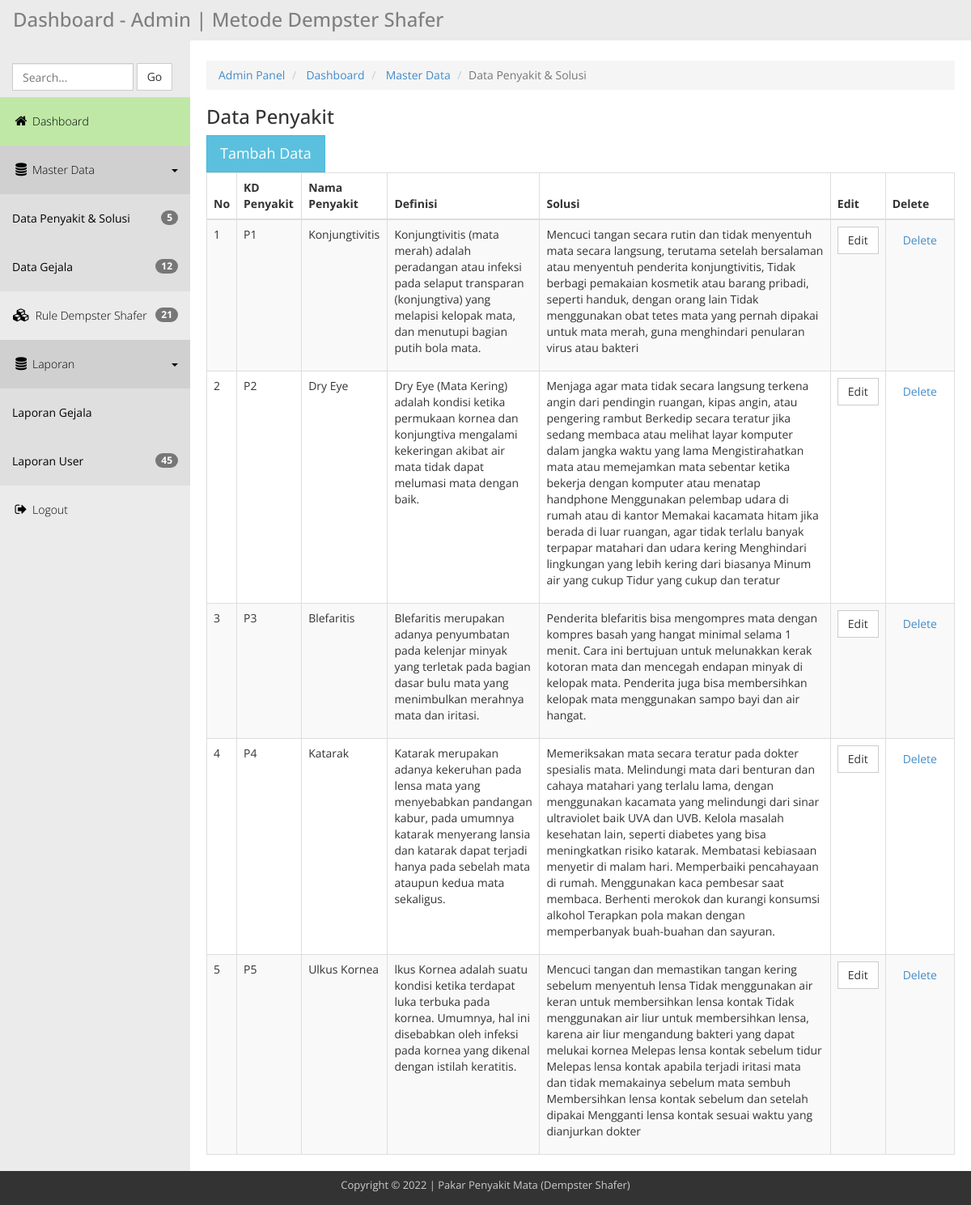
The page /admin-ds/penyakit.php on the database its author committed.
### tables this page shows
CREATE TABLE `tb_penyakit` (
  `id` int(11) NOT NULL,
  `kdpenyakit` varchar(3) DEFAULT NULL,
  `nama_penyakit` varchar(100) DEFAULT NULL,
  `definisi` text DEFAULT NULL,
  `solusi` text NOT NULL
);

### admin-ds/penyakit.php (the view, shortened to what this page needs)
<?php include"header.php"; ?>
        <div class="templatemo-content-wrapper">
            <div class="templatemo-content">
                <ol class="breadcrumb">
                    <li>
                        <a href="index.php">Admin Panel</a>
                    </li>
                    <li>
                        <a href="#">Dashboard</a>
                    </li>
                    <li>
                        <a href="#">Master Data</a>
                    </li>
                    <li class="active">Data Penyakit & Solusi</li>
                </ol>
                <h1>Data Penyakit</h1>
                <button
                    type="button"
                    class="btn btn-info btn-lg"
                    data-toggle="modal"
                    data-target="#myModal">Tambah Data</button>
                <div class="row">
                    <div class="col-md-12">
                        <div class="table-responsive">
                            <table class="table table-striped table-hover table-bordered">
                                <thead>
                                    <tr>
                                        <th>No</th>
                                        <th>KD Penyakit</th>
                                        <th>Nama Penyakit</th>
                                        <th>Definisi</th>
                                        <th>Solusi</th>
                                        <th>Edit</th>
                                        <th>Delete<input type="hidden" id="texthapus"></th>
                                    </tr>
                                </thead>
                                <tbody>
                                    <?php
	include "koneksi.php";
	$sql = "SELECT * FROM tb_penyakit  ORDER BY kdpenyakit";
	$qry = mysqli_query($koneksi,$sql) or die ("SQL Error".mysqli_error($koneksi));
	$no=0;
	while ($data = mysqli_fetch_array ($qry)) {
	$no++;
   ?>
                                    <tr>
                                        <td><?php echo $no;?></td>
                                        <td><?php echo $data['kdpenyakit'];?></td>
                                        <td><?php echo $data['nama_penyakit'];?></td>
                                        <td>
                                            <p class="text">
                                                <?php
	$str=$data['definisi'];
	echo $str;
	?>
                                            </p>
                                        </td>
                                        <td>
                                            <p class="text">
                                                <?php
	$str=$data['solusi'];
	echo $str;
	?>
                                            </p>
                                        </td>
                                        <td>
                                            <a
                                                href="edpenyakit.php?kdubah=<?php echo $data['id'];?>"
                                                class="btn btn-default">Edit</a>
                                        </td>
                                        <td>
                                            <a
                                                onclick="return HapusData('<?php echo $data['id'];?>');"
                                                data-toggle="modal"
                                                data-target="#confirmModal2"
                                                class="btn btn-link">Delete</a>
                                        </td>
                                    </tr><?php }?>
                                </tbody>
                            </table>
                        </div>
                    </div>
                </div>
            </div>
        </div>
    </div>
<?php include"footer.php"; ?>

### admin-ds/css/templatemo_main.css (style rules this page uses)
* { font-family: 'Open Sans', sans-serif; }
body { background-color: rgb(235,235,235); }
h1 { font-size: 24px; }
.templatemo-content-wrapper { float: left; width: 100%; }
.templatemo-content { margin-left: 235px; margin-top: 0px; min-height: 600px; padding: 25px 20px 0 20px; background-color: white; overflow-x: hidden; }
.nav-pills>li>a, .nav-tabs>li>a, .alert, .progress, .panel, .btn, .panel-group .panel, .form-control, .modal-content, .breadcrumb { border-radius: 0; }

### rows shown on the page
tb_penyakit: kdpenyakit "P1", nama_penyakit "Konjungtivitis", definisi "Konjungtivitis (mata merah) adalah peradangan atau infeksi pada selaput transparan (konjungtiva) yang melapisi kelopak mata, dan menutupi bagian putih bola mata.", solusi "Mencuci tangan secara rutin dan tidak menyentuh mata secara langsung, terutama setelah bersalaman atau menyentuh penderita konjungtivitis, Tidak berbagi pemakaian kosmetik atau barang pribadi, seperti handuk, dengan orang lain Tidak menggunakan obat tetes mata yang pernah dipakai untuk mata merah, guna menghindari penularan virus atau bakteri"
tb_penyakit: kdpenyakit "P2", nama_penyakit "Dry Eye", definisi "Dry Eye (Mata Kering) adalah kondisi ketika permukaan kornea dan konjungtiva mengalami kekeringan akibat air mata tidak dapat melumasi mata dengan baik.", solusi "Menjaga agar mata tidak secara langsung terkena angin dari pendingin ruangan, kipas angin, atau pengering rambut Berkedip secara teratur jika sedang membaca atau melihat layar komputer dalam jangka waktu yang lama Mengistirahatkan mata atau memejamkan mata sebentar ketika bekerja dengan komputer atau menatap handphone Menggunakan pelembap udara di rumah atau di kantor Memakai kacamata hitam jika berada di luar ruangan, agar tidak terlalu banyak terpapar matahari dan udara kering Menghindari lingkungan yang lebih kering dari biasanya Minum air yang cukup Tidur yang cukup dan teratur"
tb_penyakit: kdpenyakit "P3", nama_penyakit "Blefaritis", definisi "Blefaritis merupakan adanya penyumbatan pada kelenjar minyak yang terletak pada bagian dasar bulu mata yang menimbulkan merahnya mata dan iritasi.", solusi "Penderita blefaritis bisa mengompres mata dengan kompres basah yang hangat minimal selama 1 menit. Cara ini bertujuan untuk melunakkan kerak kotoran mata dan mencegah endapan minyak di kelopak mata. Penderita juga bisa membersihkan kelopak mata menggunakan sampo bayi dan air hangat."
tb_penyakit: kdpenyakit "P4", nama_penyakit "Katarak", definisi "Katarak merupakan adanya kekeruhan pada lensa mata yang menyebabkan pandangan kabur, pada umumnya katarak menyerang lansia dan katarak dapat terjadi hanya pada sebelah mata ataupun kedua mata sekaligus.", solusi "Memeriksakan mata secara teratur pada dokter spesialis mata. Melindungi mata dari benturan dan cahaya matahari yang terlalu lama, dengan menggunakan kacamata yang melindungi dari sinar ultraviolet baik UVA dan UVB. Kelola masalah kesehatan lain, seperti diabetes yang bisa meningkatkan risiko katarak. Membatasi kebiasaan menyetir di malam hari. Memperbaiki pencahayaan di rumah. Menggunakan kaca pembesar saat membaca. Berhenti merokok dan kurangi konsumsi alkohol Terapkan pola makan dengan memperbanyak buah-buahan dan sayuran."
tb_penyakit: kdpenyakit "P5", nama_penyakit "Ulkus Kornea", definisi "lkus Kornea adalah suatu kondisi ketika terdapat luka terbuka pada kornea. Umumnya, hal ini disebabkan oleh infeksi pada kornea yang dikenal dengan istilah keratitis.", solusi "Mencuci tangan dan memastikan tangan kering sebelum menyentuh lensa Tidak menggunakan air keran untuk membersihkan lensa kontak Tidak menggunakan air liur untuk membersihkan lensa, karena air liur mengandung bakteri yang dapat melukai kornea Melepas lensa kontak sebelum tidur Melepas lensa kontak apabila terjadi iritasi mata dan tidak memakainya sebelum mata sembuh Membersihkan lensa kontak sebelum dan setelah dipakai Mengganti lensa kontak sesuai waktu yang dianjurkan dokter"

### other values the page prints
$numNP "5"
$numNP "12"
$numNR "21"
$numNP3 "45"
